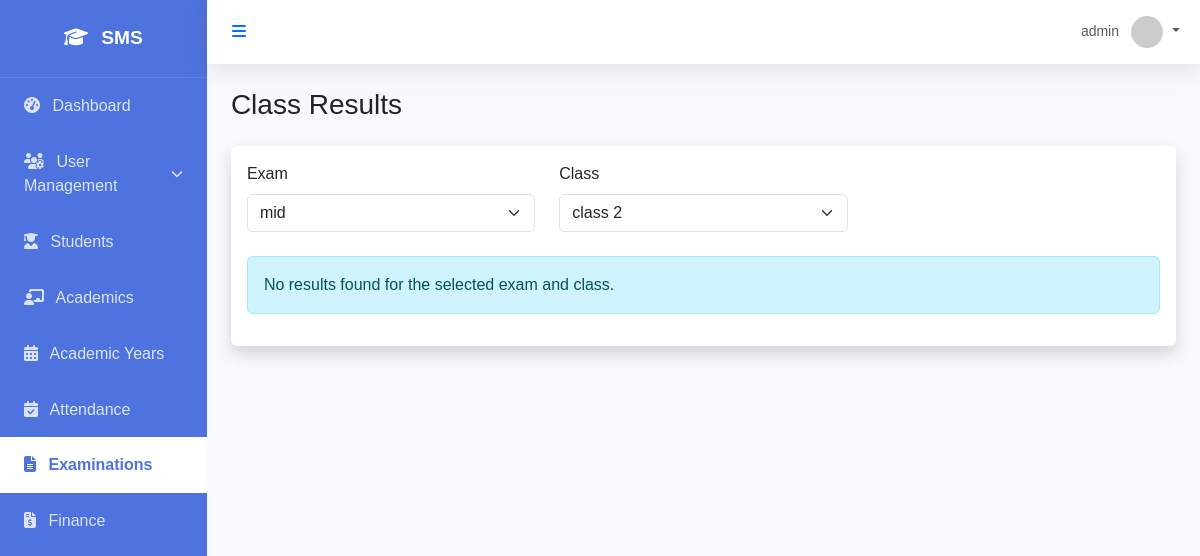
/examination/results/class/?exam_id=3&class_id=3 (signed in), run on an earlier commit of the app's database.
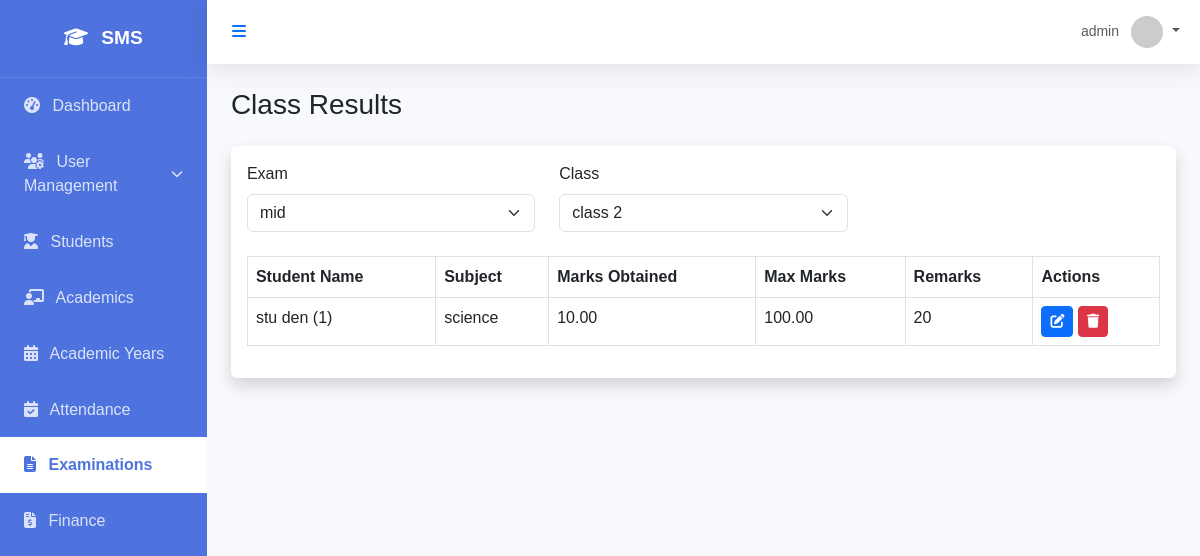
And on a later commit of the database.
### examination/models.py (models this page shows, shortened)
class Result(models.Model):
    exam = models.ForeignKey(Exam, on_delete=models.CASCADE)
    student = models.ForeignKey(Student, on_delete=models.CASCADE, related_name='results')
    subject = models.ForeignKey(Subject, on_delete=models.CASCADE)
    marks_obtained = models.DecimalField(max_digits=5, decimal_places=2)
    max_marks = models.DecimalField(max_digits=5, decimal_places=2, default=100.00)
    remarks = models.CharField(max_length=255, blank=True)
    created_at = models.DateTimeField(auto_now_add=True)
    updated_at = models.DateTimeField(auto_now=True)
    class Meta:
        unique_together = ['exam', 'student', 'subject']

### students/models.py (models this page shows, shortened)
class Student(models.Model):
    user = models.OneToOneField(settings.AUTH_USER_MODEL, on_delete=models.CASCADE, related_name='student_profile')
    admission_number = models.CharField(max_length=50, unique=True)
    admission_date = models.DateField()
    roll_number = models.IntegerField(null=True, blank=True)
    date_of_birth = models.DateField()
    gender = models.CharField(max_length=10, choices=[('M', 'Male'), ('F', 'Female'), ('O', 'Other')])
    blood_group = models.CharField(max_length=5, blank=True)
    address = models.TextField()
    phone_number = models.CharField(max_length=15, blank=True)
    current_class = models.ForeignKey('academics.Class', on_delete=models.SET_NULL, null=True, blank=True, related_name='students')
    section = models.ForeignKey('academics.Section', on_delete=models.SET_NULL, null=True, blank=True, related_name='students')
    created_at = models.DateTimeField(auto_now_add=True)
    updated_at = models.DateTimeField(auto_now=True)

### core/models.py (models this page shows, shortened)
class User(AbstractUser):
    class Role(models.TextChoices):
        SUPER_ADMIN = "SUPER_ADMIN", "Super Admin"
        SCHOOL_ADMIN = "SCHOOL_ADMIN", "School Admin"
        ACADEMIC_ADMIN = "ACADEMIC_ADMIN", "Academic Admin"
        TEACHER = "TEACHER", "Teacher"
        STUDENT = "STUDENT", "Student"
        PARENT = "PARENT", "Parent"
        ACCOUNTANT = "ACCOUNTANT", "Accountant"
        LIBRARIAN = "LIBRARIAN", "Librarian"
        RECEPTIONIST = "RECEPTIONIST", "Receptionist"
        HR_MANAGER = "HR_MANAGER", "HR Manager"
    role = models.CharField(max_length=50, choices=Role.choices, default=Role.STUDENT)
    objects = CustomUserManager()

### academics/models.py (models this page shows, shortened)
class Subject(models.Model):
    name = models.CharField(max_length=100)
    code = models.CharField(max_length=20, unique=True)
    classes = models.ManyToManyField(Class, related_name='subjects')
    is_elective = models.BooleanField(default=False)

### examination/views.py (the view)
# urls.py: path('results/class/', class_results, name='class_results'),
@login_required
@user_passes_test(lambda u: u.role in [User.Role.SUPER_ADMIN, User.Role.SCHOOL_ADMIN, User.Role.TEACHER])
def class_results(request):
    exams = Exam.objects.all()
    classes = Class.objects.all()
    selected_exam_id = request.GET.get('exam_id')
    selected_class_id = request.GET.get('class_id')
    results = []
    if selected_exam_id and selected_class_id:
        results = Result.objects.filter(
            exam_id=selected_exam_id,
            student__current_class_id=selected_class_id
        ).select_related('student', 'subject').order_by('student__user__first_name', 'student__user__last_name', 'subject__name')
    return render(request, 'examination/class_results.html', {
        'exams': exams,
        'classes': classes,
        'results': results,
        'selected_exam_id': int(selected_exam_id) if selected_exam_id else None,
        'selected_class_id': int(selected_class_id) if selected_class_id else None,
    })

### templates/examination/class_results.html (shortened to what this page needs)
{% extends 'base.html' %}
{% block content %}
<div class="d-sm-flex align-items-center justify-content-between mb-4">
    <h1 class="h3 mb-0 text-gray-800">Class Results</h1>
</div>
<div class="card shadow mb-4">
    <div class="card-body">
        <form method="get" class="row mb-4">
            <div class="col-md-4">
                <label class="form-label">Exam</label>
                <select name="exam_id" class="form-select" onchange="this.form.submit()">
                    {% for exam in exams %}
                    <option value="{{ exam.id }}" {% if selected_exam_id == exam.id %}selected{% endif %}>{{ exam.name }}</option>
                    {% endfor %}
                </select>
            </div>
            <div class="col-md-4">
                <label class="form-label">Class</label>
                <select name="class_id" class="form-select" onchange="this.form.submit()">
                    {% for class in classes %}
                    <option value="{{ class.id }}" {% if selected_class_id == class.id %}selected{% endif %}>{{ class.name }}</option>
                    {% endfor %}
                </select>
            </div>
        </form>
        {% if results %}
        <div class="table-responsive">
            <table class="table table-bordered">
                <thead>
                    <tr>
                        <th>Student Name</th>
                        <th>Subject</th>
                        <th>Marks Obtained</th>
                        <th>Max Marks</th>
                        <th>Remarks</th>
                        <th>Actions</th>
                    </tr>
                </thead>
                <tbody>
                    {% for result in results %}
                    <tr>
                        <td>{{ result.student.user.get_full_name }} ({{ result.student.admission_number }})</td>
                        <td>{{ result.subject.name }}</td>
                        <td>{{ result.marks_obtained }}</td>
                        <td>{{ result.max_marks }}</td>
                        <td>{{ result.remarks }}</td>
                        <td>
                            <a href="{% url 'result_edit' result.pk %}" class="btn btn-sm btn-primary">
                                <i class="fas fa-edit"></i>
                            </a>
                            <a href="{% url 'result_delete' result.pk %}" class="btn btn-sm btn-danger">
                                <i class="fas fa-trash"></i>
                            </a>
                        </td>
                    </tr>
                    {% endfor %}
                </tbody>
            </table>
        </div>
        {% elif selected_exam_id and selected_class_id %}
        <div class="alert alert-info">
            No results found for the selected exam and class.
        </div>
        {% endif %}
    </div>
</div>
{% endblock %}

What changed in the data, as far as the page shows it:
added Result: student.user.get_full_name "stu den", student.admission_number "1", subject.name "science", marks_obtained "10.00", max_marks "100.00", remarks "20"
Also different on the page:
text no longer shown: "No results found for the selected exam and class."
text now shown: "Student Name Subject Marks Obtained Max Marks Remarks Actions"
